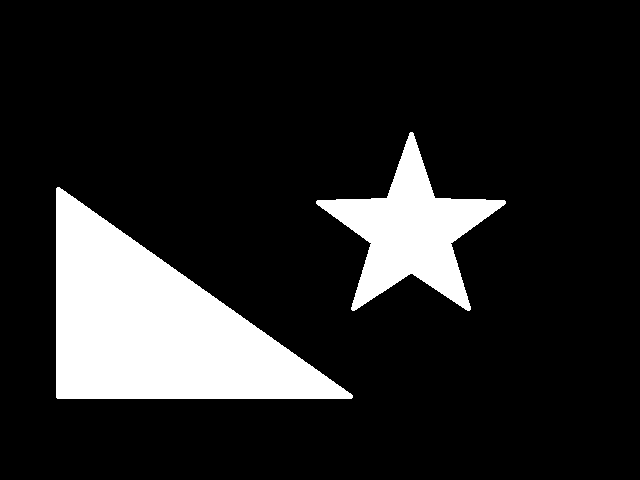
#> input picture samples/image/sample2-1.png, 640 x 480 px
$ python object_detection.py
#> lines starting #> are read from the running program, lines starting #| are printed output that depends on the picture; after the words box and inside, x2 and y2 are one past the last pixel; in counts of white or black regions, pixels touching at a corner belong together
import cv2

img = cv2.imread("samples/image/sample2-1.png")
#> img is the input picture: shape (480, 640, 3); 14.7% white; 2 white regions, box (x1, y1, x2, y2) and area: (56, 187, 353, 399) 32385, (316, 132, 506, 311) 12753
gray = cv2.cvtColor(img, cv2.COLOR_BGR2GRAY)
#> gray: shape (480, 640); 14.7% white; 2 white regions
ret, binary = cv2.threshold(gray, 127, 255, 0)
contours, hierarchy = cv2.findContours(binary, cv2.RETR_LIST, cv2.CHAIN_APPROX_SIMPLE)
#> contours = 2 contours; box (x1, y1, x2, y2) and area: (56, 187, 353, 399) 31982, (316, 132, 506, 311) 12432

# 원하는 이미지에 contour로 나뉜 구역을 표시
for cnt in contours:
    cv2.drawContours(img, [cnt], 0, (255, 0, 0), 3)
    area = cv2.contourArea(cnt)
    print(area)
#> this loop made 2 passes
#> area on passes 1 to 2: 31982.5, 12432.5
#| 31982.5
#| 12432.5
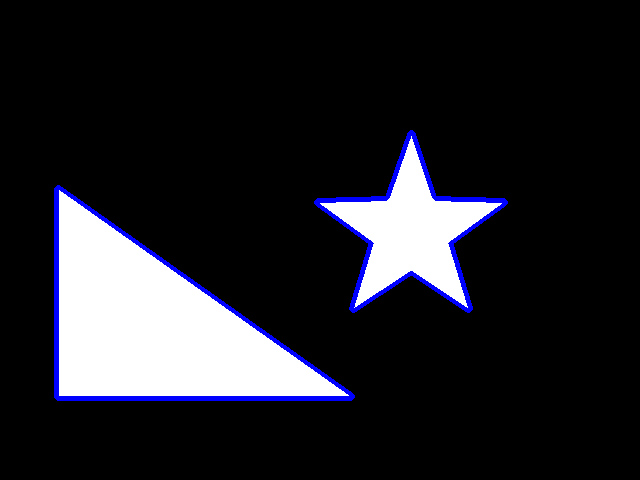
#> img: shape (480, 640, 3); 2.34% of pixels changed, all inside (x1, y1, x2, y2) = (54, 130, 508, 401)
cv2.imshow('result1', img)


# contour의 라인이 볼록한지 볼록하지 않은지를 판단하고 그 선을 볼록하고 평평한 선들로 이어주는 함수
for cnt in contours:
    cv2.drawContours(img, [cnt], 0, (255, 0, 0), 3)
    hull = cv2.convexHull(cnt)
    cv2.drawContours(img, [hull], 0, (255, 0, 255), 5)
#> this loop made 2 passes
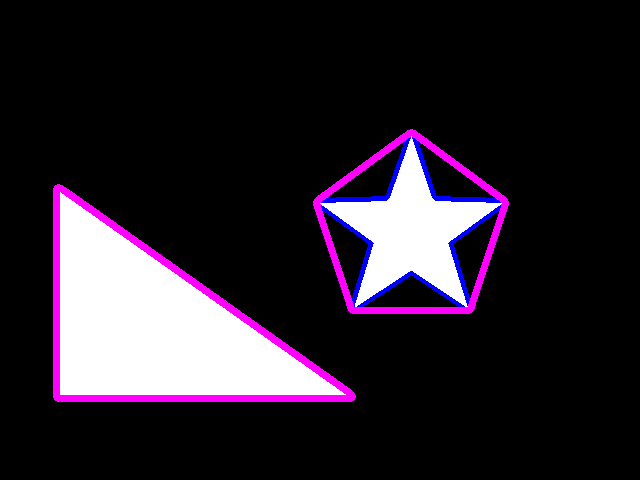
#> img: shape (480, 640, 3); 3.32% of pixels changed, all inside (x1, y1, x2, y2) = (53, 129, 509, 402)
cv2.imshow('result2', img)


# 해당 contour 영역의 모멘트(무게중심) 정보를 return
for cnt in contours:
    cv2.drawContours(img, [cnt], 0, (255, 0, 0), 3)
    M = cv2.moments(cnt)
    cx = int(M['m10'] / M['m00'])
    cy = int(M['m01'] / M['m00'])
    cv2.circle(img, (cx, cy), 10, (0, 0, 255), -1)
#> this loop made 2 passes
#> (cx, cy) on passes 1 to 2: (156, 327), (410, 231)
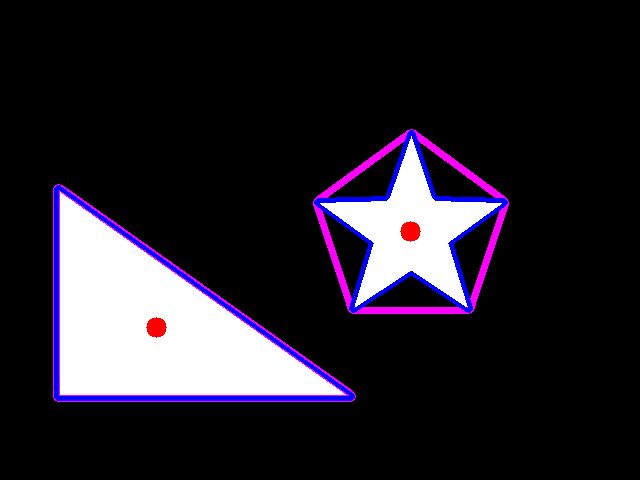
#> img: shape (480, 640, 3); 1.63% of pixels changed, all inside (x1, y1, x2, y2) = (54, 130, 508, 401)
cv2.imshow('result3', img)


if cv2.waitKey(0) & 0xFF == 27:
#> (key Esc is pressed here)
    cv2.destroyAllWindows()

$ run again, with samples/image/sample3-1.jpg saved as samples/image/sample2-1.png
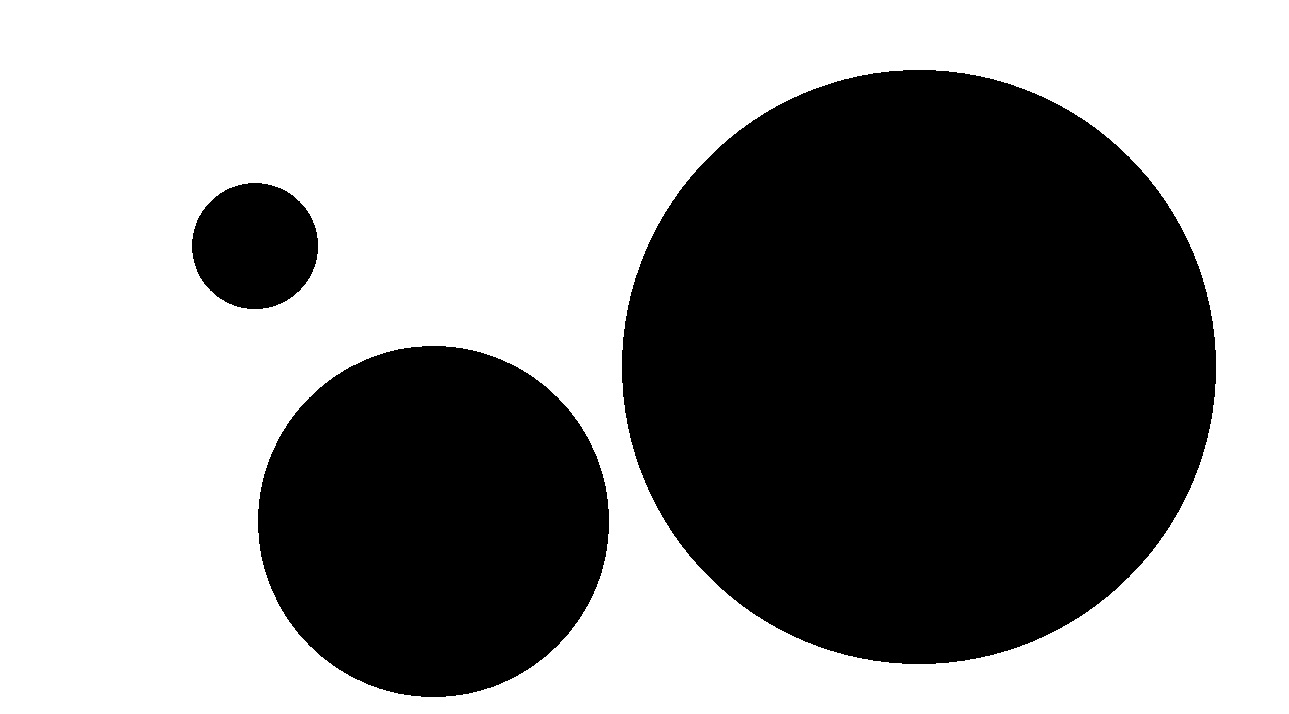
#> input picture samples/image/sample3-1.jpg, 1289 x 714 px
#> img is the input picture: shape (714, 1289, 3); min 0, max 255, mean 148
#> binary: shape (714, 1289); 58% white; 3 black regions
#> contours = 4 contours; box (x1, y1, x2, y2) and area: (0, 0, 1289, 714) 918344, (621, 69, 1217, 665) 277929, (257, 345, 610, 698) 97191, (191, 182, 319, 310) 12634
#> the loop `for cnt in contours:` made 4 passes
#> area on passes 1 to 3: 97191, 12634.5, 277929
#> (printed output is left out)
#> the loop `for cnt in contours:` made 4 passes
#> (cnt, hull) on pass 4: ([[0, 0], [0, 713], [1288, 713], [1288, 0]], [[1288, 0], [1288, 713], [0, 713], [0, 0]])
#> after the loop `for cnt in contours:`:
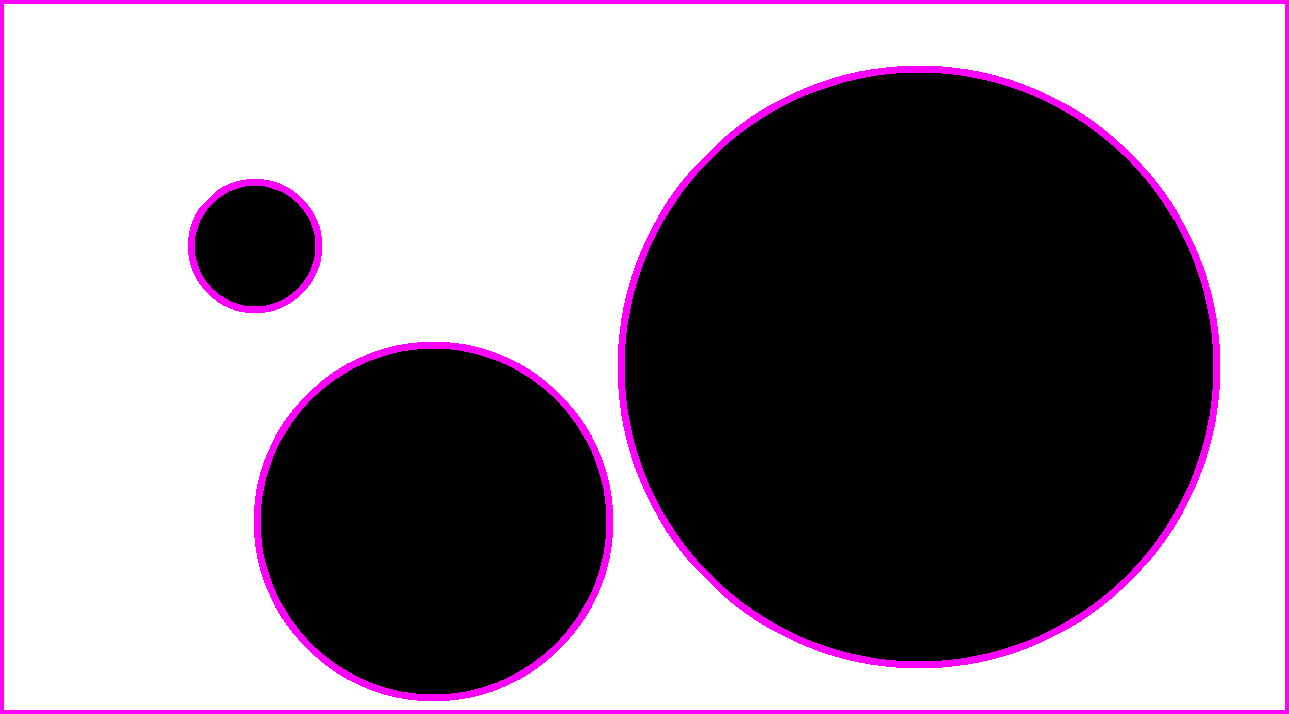
#> img: shape (714, 1289, 3); mean B, G, R 150.5, 139.6, 150.5
#> the loop `for cnt in contours:` made 4 passes
#> (cx, cy) on passes 1 to 3: (433, 521), (254, 245), (918, 366)
#> after the loop `for cnt in contours:`:
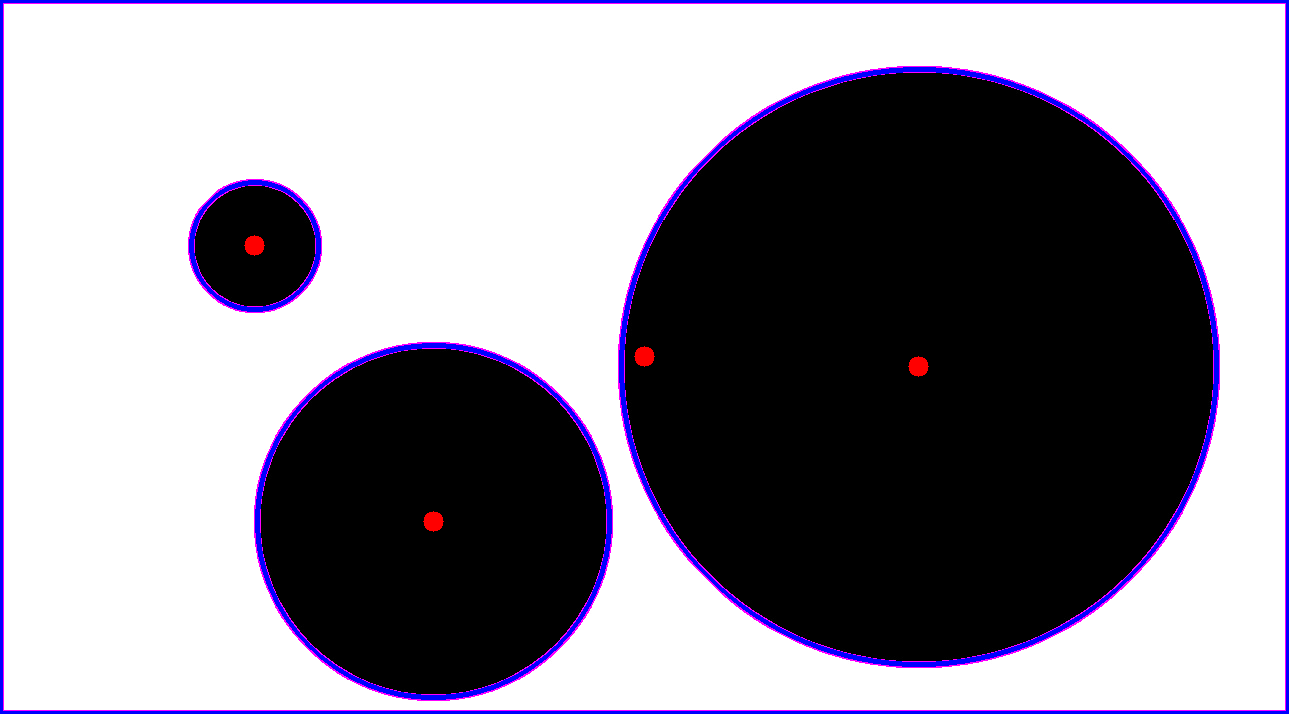
#> img: shape (714, 1289, 3); 3.09% of pixels changed, all inside (x1, y1, x2, y2) = (0, 0, 1289, 714)
